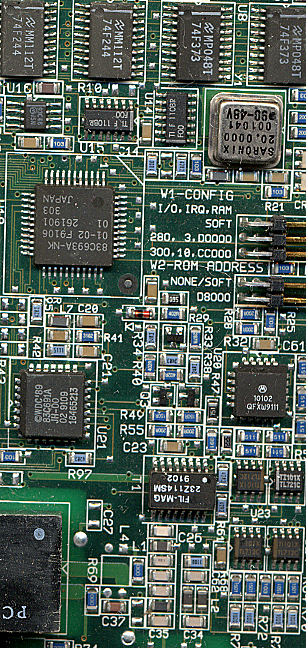
#> input picture src/BOARD.TIF, 306 x 648 px
$ python -i roberts.py   (imports and definitions only)   (older library calls are emulated)
#> lines starting #> are read from the running program, lines starting #| are printed output that depends on the picture
#> further down, picture is the input picture: shape (648, 306, 3); mean B, G, R 89.1, 99, 84.2
import cv2
import numpy as np
import matplotlib.pyplot as plt

def Roberts(imgarray):
    # 定义Roberts算子
    kernelx = np.array([[-1, 0], [0, 1]], dtype=int)
    kernely = np.array([[0, -1], [1, 0]], dtype=int)
    # 使用自定义的x、y卷积核（即roberts算子），空域卷积等于频域之积
    x = cv2.filter2D(imgarray, cv2.CV_16S, kernelx)
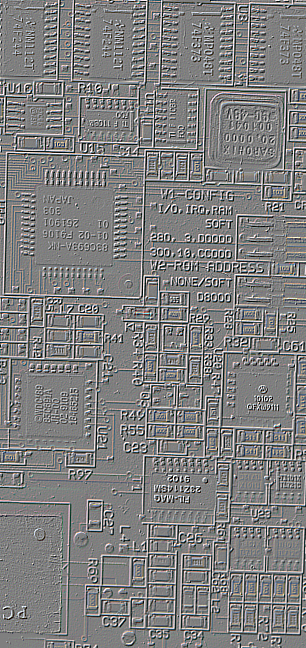
#> x: shape (648, 306, 3) int16; mean B, G, R 0, 0, 0; drawn with min black and max white
    y = cv2.filter2D(imgarray, cv2.CV_16S, kernely)
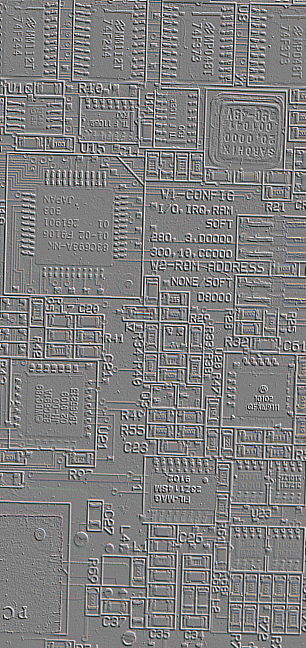
#> y: shape (648, 306, 3) int16; mean B, G, R -0.1, -0.1, -0.1; drawn with min black and max white
# 转uint8
    absX = cv2.convertScaleAbs(x)
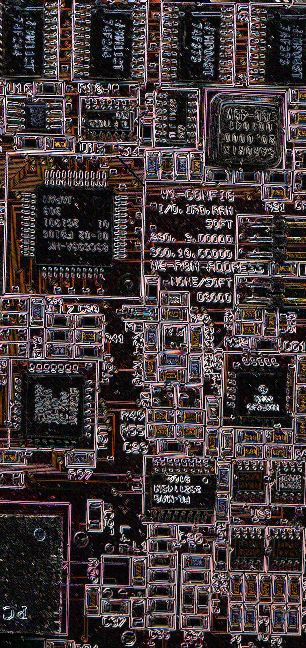
#> absX: shape (648, 306, 3); mean B, G, R 57.7, 56.2, 66.6
    absY = cv2.convertScaleAbs(y)
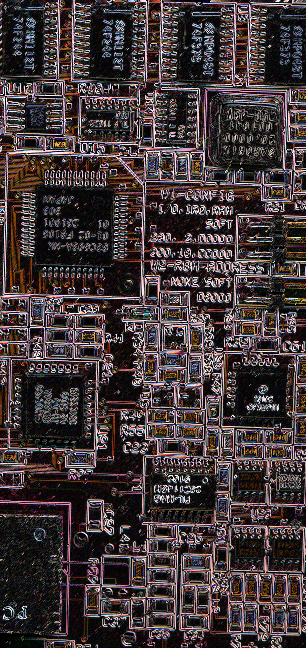
#> absY: shape (648, 306, 3); mean B, G, R 58, 56.5, 66.9
    Roberts = cv2.addWeighted(absX, 0.5, absY, 0.5, 0)
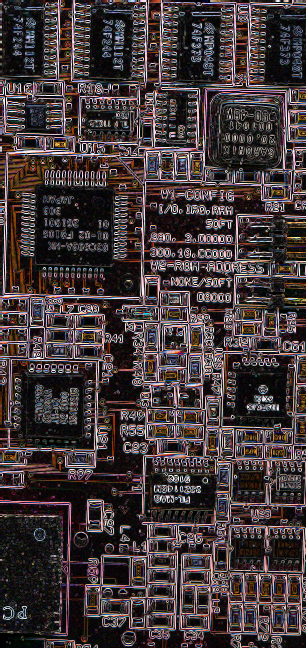
#> Roberts: shape (648, 306, 3); mean B, G, R 57.9, 56.3, 66.7
    return Roberts

'''
单独运行该模块功能，则将下面的注释消除，图片路径在第25行中修改。
'''
# [13 lines of commented-out code are left out]

>>> import cv2
>>> picture = cv2.imread('src/BOARD.TIF')
>>> result = Roberts(picture)

$ run again, on src/TESTPAT1.TIF
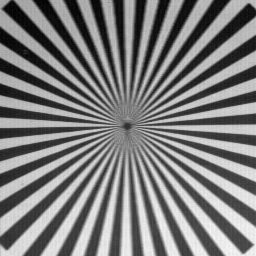
#> input picture src/TESTPAT1.TIF, 256 x 256 px
#> picture is the input picture: shape (256, 256, 3); min 0, max 244, mean 124.7
#> in Roberts, `y = cv2.filter2D(imgarray, cv2.CV_16S, kernely)`:
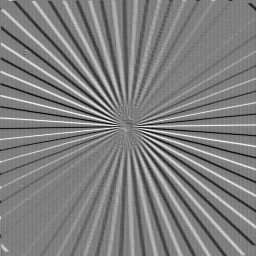
#> y: shape (256, 256, 3) int16; min -130, max 131, mean 0.1; drawn with min black and max white
#> in Roberts, `Roberts = cv2.addWeighted(absX, 0.5, absY, 0.5, 0)`:
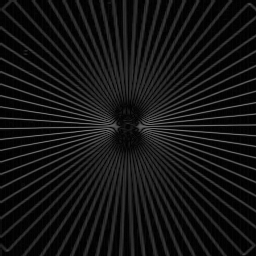
#> Roberts: shape (256, 256, 3); min 0, max 122, mean 20
